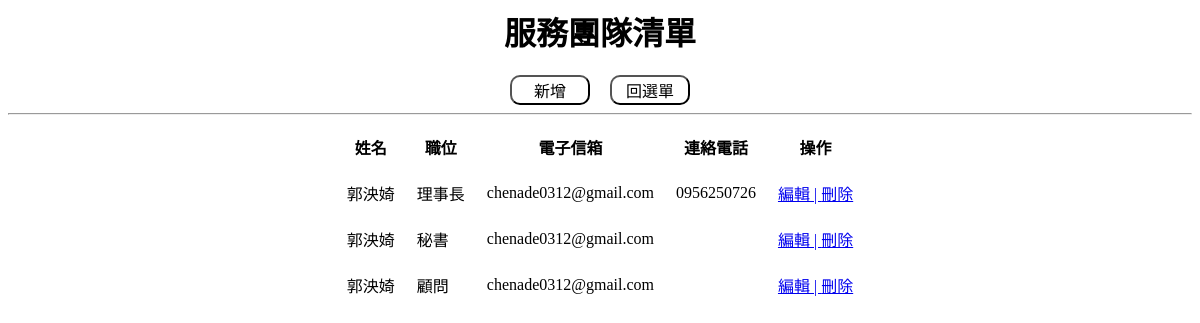
The page /back/team.php on the database its author committed.
### tables this page shows
CREATE TABLE `team` (
  `id` int(11) NOT NULL,
  `name` text NOT NULL,
  `job` text NOT NULL,
  `email` text NOT NULL,
  `tel` text NOT NULL,
  `time` timestamp NOT NULL DEFAULT current_timestamp(),
  `img` text NOT NULL
);

### back/team.php (the view, shortened to what this page needs)
<!doctype HTML5>
<html>
<head>
    <link rel="stylesheet" href="../css/back.css">
</head>
<body align="center">
<?php
include('../connect.php');
if(@!$_GET['action']){
    $sql = 'SELECT * FROM `team`';
    $run = mysqli_query($con,$sql);
    echo '<h1>服務團隊清單<span></h1>';
    echo '<button onclick=location.href="./team.php?action=add" class="button_xs">新增</button> &emsp;';
    echo '<button onclick=location.href="./" class="button_xs">回選單</button><hr>';
    echo '<table align="center" cellpadding="10">';
    echo '
				<tr>
					<th>姓名</th>
					<th>職位</th>
					<th>電子信箱</th>
					<th>連絡電話</th>
					<th>操作</th>
				</tr>
			';
    while($row = mysqli_fetch_assoc($run)){
        echo '
				<tr>
					<td>'.$row['name'].'</td>
					<td>'.$row['job'].'</td>
					<td>'.$row['email'].'</td>
					<td>'.$row['tel'].'</td>
					<td>
					<a href="team.php?action=edit&&id='.$row['id'].'">編輯 | </a>
					<a href="team.php?action=delete&&id='.$row['id'].'"> 刪除</a>
					</td>
				</tr>
			';
    }
    echo '</table>';
}
?>
<br><br>
</body>
</html>

### css/back.css (style rules this page uses)
.button_xs { background: transparent; border-radius: 10px; color: black; width: 80px; height: 30px; font-size: medium; }

### rows shown on the page
team: name "郭泱婍", job "理事長", email "chenade0312@gmail.com", tel "0956250726"
team: name "郭泱婍", job "秘書", email "chenade0312@gmail.com"
team: name "郭泱婍", job "顧問", email "chenade0312@gmail.com"
